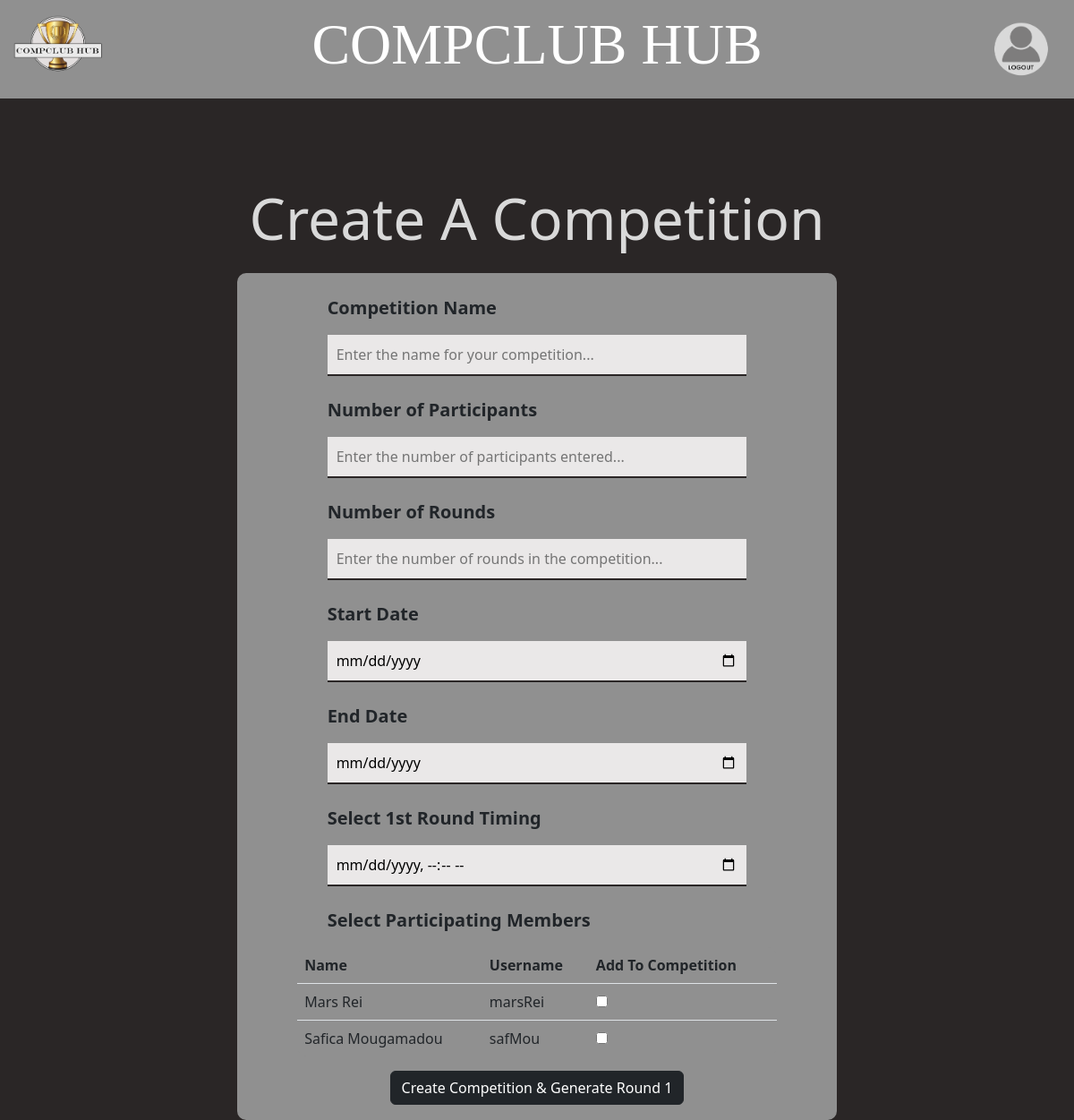
Page /create_competition.php (signed in) on the committed database.
### tables this page shows
CREATE TABLE `users` (
  `userID` int NOT NULL AUTO_INCREMENT,  
  `firstName` varchar(255) NOT NULL ,
  `lastName` varchar(255) NOT NULL,
  `totalScore` decimal NOT NULL DEFAULT 0,  
  `email` varchar(255) NOT NULL,
  `username` varchar(255) NOT NULL,
  `password` varchar(255) NOT NULL,
  `numActiveMemberships` int NOT NULL DEFAULT 0,  
  `deleted` BOOLEAN NOT NULL DEFAULT false,  
  PRIMARY KEY (`userID`)
);

### create_competition.php (the view, shortened to what this page needs)
<!DOCTYPE html>
    <html lang="en">
        <head>
            <link href="https://cdn.jsdelivr.net/npm/bootstrap@5.2.3/dist/css/bootstrap.min.css" rel="stylesheet">
            <link rel="stylesheet" type="text/css" href="css/styles.css">
        </head>
        <body>
        <header>
            <?php
                include 'commonPhp/headerLogOut.php';
            ?>
        </header>
            <div class="container">
                <h1 class="display-3"><strong>Create A Competition</strong></h1>
                <form class="createComp" action="create_competition.php" method="post" >
                    <div class="mb-3">
                        <label for="competitionName"><h5><strong>Competition Name</strong></h5></label>
                        <input class="formInput" name="compName" required="" type="text" placeholder="Enter the name for your competition..."  />
                    </div>
                    <div class="mb-3">
                        <label for="numCompetitors"><h5><strong>Number of Participants</strong></h5></label>
                        <input class="formInput" name="numCompetitors" required="" type="text" placeholder="Enter the number of participants entered..."  />
                    </div>
                    <div class="mb-3">
                        <label for="numRounds"><h5><strong>Number of Rounds</strong></h5></label>
                        <input class="formInput" name="numRounds" required="" type="text" placeholder="Enter the number of rounds in the competition..."  />
                    </div>
                    <div class="mb-3">
                        <label for="startDate"><h5><strong>Start Date</strong></h5></label>
                        <input class="formInput" name="startDate" required="" type="date" />
                    </div>
                    <div class="mb-3">
                        <label for="endDate"><h5><strong>End Date</strong></h5></label>
                        <input class="formInput" name="endDate" required="" type="date" />
                    </div>
                    <div class="mb-3">
                        <label for="round1time"><h5><strong>Select 1st Round Timing</strong></h5></label><br>
                        <input class="formInput" name="round1time" type="datetime-local">
                    </div>
                    <div class="mb-3">
                        <label><h5><strong>Select Participating Members</strong></h5></label><br>
                        <?php
                            require 'config/database_pdo.php';
                            try {
                                $stmt = $con->prepare(
                                    "SELECT clubID FROM clubs
                                    JOIN admins ON clubs.clubID = admins.club
                                    WHERE adminID = ?"
                                );
                                $stmt->execute([$_SESSION["id"]]);
                                $clubID = $stmt->fetchColumn();
                                $stmt = $con->prepare(
                                    "SELECT users.userID, users.firstName, users.lastName, users.username FROM users
                                    JOIN memberships on users.userID=memberships.userID
                                    JOIN clubs on memberships.clubID=clubs.clubID
                                    WHERE clubs.clubID = ?"
                                );
                                $stmt->execute([$clubID]);
                                $clubMemberData = $stmt->fetchAll();
                                if ($clubMemberData) {
                                    echo "<table class='table' id='addToCompetitorTable'>" .
                                    "<thead>" .
                                    "<tr>" .
                                    "<th>Name</th>" .
                                    "<th>Username</th>" .
                                    "<th>Add To Competition</th>" .
                                    "</tr>" .
                                    "</thead>" .
                                    "<tbody>";
                                    foreach ($clubMemberData as $info) {
                                        $userID = htmlspecialchars($info["userID"]);
                                        $firstName = htmlspecialchars($info["firstName"]);
                                        $lastName = htmlspecialchars($info["lastName"]);
                                        $username = htmlspecialchars($info["username"]);
                                        echo "<tr>" .
                                        "<td>$firstName $lastName</td>" .
                                        "<td>$username</td>" .
                                        "<td><input type='checkbox' name='competitors[]' value='$userID'></td>" .
                                        "</tr>";
                                    }
                                    echo "</tbody>";
                                    echo "</table>";
                                } else {
                                    echo "<script>alert('No members found in this club');</script>";
                                }
                            } catch (PDOException $e) {
                                echo "Error: " . $e->getMessage();
                            }
                        ?>
                    </div>
                    <div class="container">
                        <div class="row">
                            <div class="col text-center">
                                <button name="createCompAndRound1" type="submit" class="btn btn-dark">Create Competition & Generate Round 1</button>
                            </div>
                        </div>
                    </div>
                </form>
            </div>
        </body>
    </html>

### css/styles.css (style rules this page uses)
body { background-color: #2a2626; }
header { background-color: #909090; display: flex; justify-content: space-between; align-items: center; height: 10%; position: relative; margin-bottom: 8%; }
label { padding: 1.5%; padding-left: 15%; }
.container h1 { color: #D9D9D9; text-align: center; }
.table tr:last-child td { border: none; }
.registration, .login, .register, .createComp { border-radius: 10px; margin-top: 2%; padding-top: 1.5%; margin-left: 20%; margin-right: 20%; width: 60%; background-color: #909090; padding-bottom: 1.5%; }
.createComp button { margin: 0%; }
.formInput { width: 70%; margin-left: 15%; margin-right: 15%; padding: 1.5%; border: none; background-color: #eae8e8; border-bottom: 2px solid #2a2626; }
#addToCompetitorTable { margin-top: 0%; }
.ad-1, .ad-2 ,h1 { text-align: center; color: #000000; font-family: 'Segoe UI', Tahoma, Geneva, Verdana, sans-serif; font-size: 120%; }
.table { background-color: #909090; margin-top: 10%; border-radius: 10px; width:80%; margin-left: 10%; }

### rows in the picture
users: firstName "Mars", lastName "Rei", username "marsRei"
users: firstName "Safica", lastName "Mougamadou", username "safMou"
